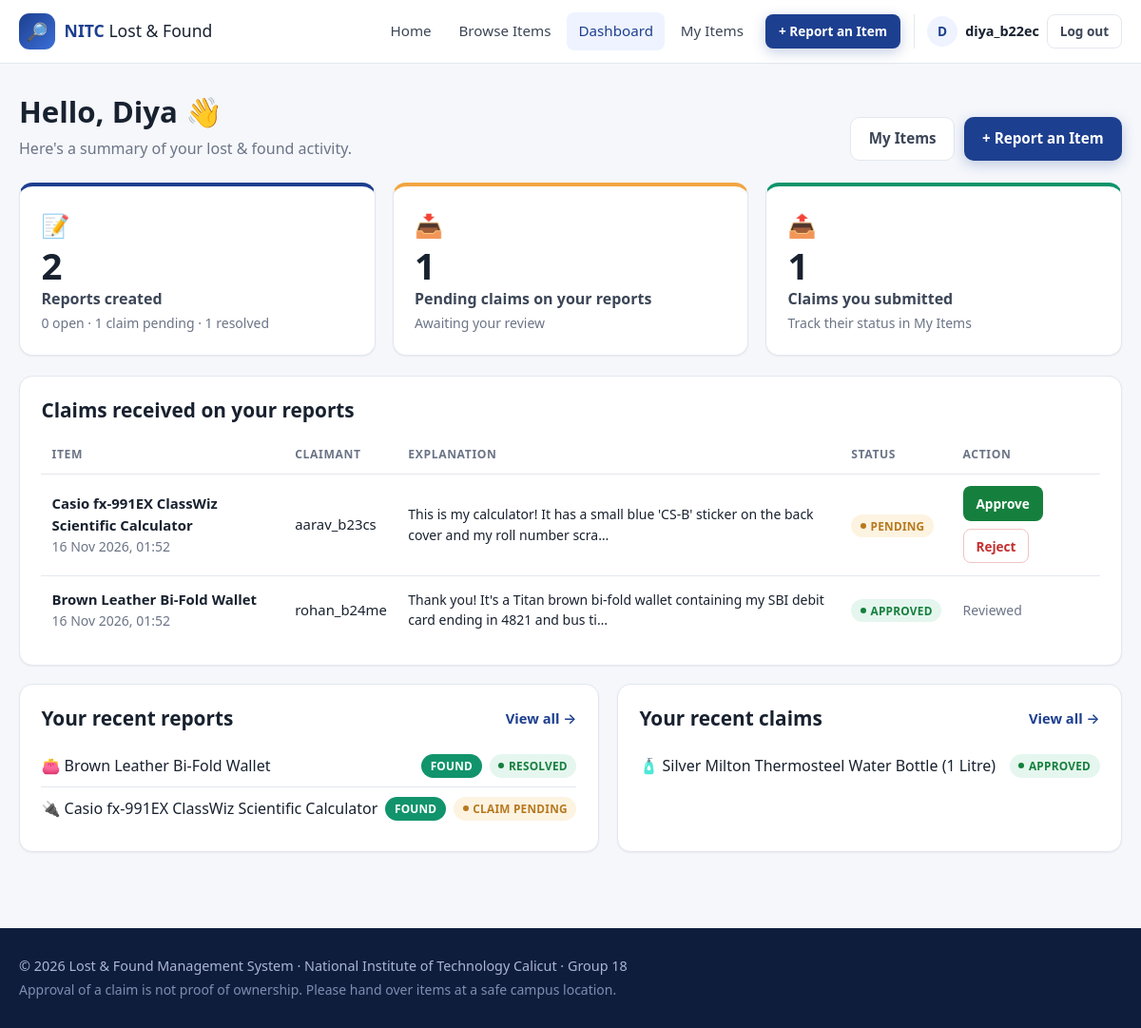
Screenshot of /dashboard/ (signed in) with the database file from the repository.
### claims/models.py (models this page shows, shortened)
class ClaimRequest(models.Model):
    item = models.ForeignKey("items.Item", on_delete=models.CASCADE, related_name="claims")
    claimant = models.ForeignKey(
        settings.AUTH_USER_MODEL, on_delete=models.CASCADE, related_name="claims_submitted"
    )
    message = models.TextField(
        "ownership explanation",
        help_text="Explain why this item belongs to you (identifying marks, contents, where/when you lost it).",
    )
    status = models.CharField(max_length=10, choices=ClaimStatus.choices, default=ClaimStatus.PENDING, db_index=True)
    created_at = models.DateTimeField(auto_now_add=True)
    class Meta:
        ordering = ["-created_at"]
        verbose_name = "claim request"
        verbose_name_plural = "claim requests"
        constraints = [
            models.UniqueConstraint(fields=["item", "claimant"], name="unique_claim_per_item_and_claimant"),
        ]
    def is_pending(self) -> bool:
        return self.status == ClaimStatus.PENDING
    @property
    def status_css(self):
        return {
            ClaimStatus.PENDING: "pending",
            ClaimStatus.APPROVED: "approved",
            ClaimStatus.REJECTED: "rejected",
        }.get(self.status, "pending")

### items/models.py (models this page shows, shortened)
class Item(models.Model):
    title = models.CharField(max_length=120)
    report_type = models.CharField(
        "report type", max_length=5, choices=ReportType.choices, default=ReportType.LOST, db_index=True
    )
    category = models.CharField(max_length=50, choices=CATEGORY_CHOICES, db_index=True)
    description = models.TextField(
        help_text="Describe the item (colour, brand, marks). Avoid sensitive identifiers such as full ID numbers."
    )
    photo = models.ImageField(
        upload_to="item_photos/%Y/%m/",
        blank=True,
        validators=[FileExtensionValidator(allowed_extensions=["jpg", "jpeg", "png", "webp"])],
        help_text="Optional. JPEG, PNG or WebP, maximum 5 MB.",
    )
    location = models.CharField(max_length=150, help_text="Where the item was lost or found.")
    date_lost_found = models.DateField("date lost / found")
    collection_point = models.CharField(
        "collection point",
        max_length=150,
        blank=True,
        help_text="Optional. Where a found item can be collected (e.g. Security office, Main Building).",
    )
    contact_method = models.CharField(
        "contact method",
        max_length=150,
        help_text="How others can reach you (e.g. email, phone, hostel room).",
    )
    created_by = models.ForeignKey(
        settings.AUTH_USER_MODEL, on_delete=models.CASCADE, related_name="items", verbose_name="creator"
    )
    status = models.CharField(max_length=15, choices=ItemStatus.choices, default=ItemStatus.OPEN, db_index=True)
    created_at = models.DateTimeField(auto_now_add=True)  # FR-11
    updated_at = models.DateTimeField(auto_now=True)      # FR-11, FR-33
    objects = ItemQuerySet.as_manager()
    class Meta:
        ordering = ["-created_at"]
        verbose_name = "item report"
        verbose_name_plural = "item reports"
    def get_absolute_url(self):
        return reverse("items:item_detail", args=[self.pk])
    @property
    def category_icon(self):
        return CATEGORY_ICONS.get(self.category, "📦")
    @property
    def status_css(self):
        return {
            ItemStatus.OPEN: "open",
            ItemStatus.CLAIM_PENDING: "pending",
            ItemStatus.RESOLVED: "resolved",
        }.get(self.status, "open")

### dashboard/views.py (the view)
# urls.py: path("", views.dashboard_view, name="dashboard"),
@login_required
def dashboard_view(request):
    user = request.user
    context = {
        "summary": DashboardService.show_summary(user),
        "breakdown": DashboardService.report_status_breakdown(user),
        "received_claims": DashboardService.get_received_claims(user)[:10],
        "recent_reports": Item.objects.filter(created_by=user).order_by("-created_at")[:5],
        "recent_claims": ClaimRequest.objects.filter(claimant=user).select_related("item").order_by("-created_at")[:5],
    }
    return render(request, "dashboard/dashboard.html", context)

### dashboard/services.py (called while the page is built)
    @staticmethod
    def count_user_reports(user) -> int:
        return Item.objects.filter(created_by=user).count()

    @staticmethod
    def count_pending_claims(user) -> int:
        return ClaimRequest.objects.filter(item__created_by=user, status=ClaimStatus.PENDING).count()

    @staticmethod
    def count_submitted_claims(user) -> int:
        return ClaimRequest.objects.filter(claimant=user).count()

    @staticmethod
    def get_received_claims(user):
        return (
            ClaimRequest.objects.filter(item__created_by=user)
            .select_related("item", "claimant")
            .annotate(
                pending_first=Case(
                    When(status=ClaimStatus.PENDING, then=0), default=1, output_field=IntegerField()
                )
            )
            .order_by("pending_first", "-created_at")
        )

    @classmethod
    def show_summary(cls, user) -> dict:
        return {
            "total_reports": cls.count_user_reports(user),
            "pending_claims_received": cls.count_pending_claims(user),
            "claims_submitted": cls.count_submitted_claims(user),
        }

    @staticmethod
    def report_status_breakdown(user) -> dict:
        qs = Item.objects.filter(created_by=user)
        return {
            "open": qs.filter(status=ItemStatus.OPEN).count(),
            "claim_pending": qs.filter(status=ItemStatus.CLAIM_PENDING).count(),
            "resolved": qs.filter(status=ItemStatus.RESOLVED).count(),
        }

### items/context_processors.py (called while the page is built)
def site_context(request):
    return {
        "SITE_NAME": "NITC Lost & Found",
        "CAMPUS_LOCATIONS": CAMPUS_LOCATIONS,
        "MAX_PHOTO_MB": settings.LOSTFOUND_MAX_PHOTO_SIZE // (1024 * 1024),
    }

### templates/dashboard/dashboard.html (shortened to what this page needs)
{% extends "base.html" %}
{% block content %}
<div class="page-head">
  <div>
    <h1>Hello, {{ user.first_name|default:user.username }} 👋</h1>
    <p class="muted">Here's a summary of your lost &amp; found activity.</p>
  </div>
  <div class="head-actions">
    <a href="{% url 'items:my_items' %}" class="btn btn-ghost">My Items</a>
    <a href="{% url 'items:create_item' %}" class="btn btn-primary">+ Report an Item</a>
  </div>
</div>
<div class="summary-grid">
  <a class="summary-card" href="{% url 'items:my_items' %}?tab=reports">
    <span class="summary-icon" aria-hidden="true">📝</span>
    <span class="summary-num" data-countup>{{ summary.total_reports }}</span>
    <span class="summary-label">Reports created</span>
    <span class="summary-sub muted small">{{ breakdown.open }} open · {{ breakdown.claim_pending }} claim pending · {{ breakdown.resolved }} resolved</span>
  </a>
  <a class="summary-card accent-amber" href="#received">
    <span class="summary-icon" aria-hidden="true">📥</span>
    <span class="summary-num" data-countup>{{ summary.pending_claims_received }}</span>
    <span class="summary-label">Pending claims on your reports</span>
    <span class="summary-sub muted small">Awaiting your review</span>
  </a>
  <a class="summary-card accent-teal" href="{% url 'items:my_items' %}?tab=claims">
    <span class="summary-icon" aria-hidden="true">📤</span>
    <span class="summary-num" data-countup>{{ summary.claims_submitted }}</span>
    <span class="summary-label">Claims you submitted</span>
    <span class="summary-sub muted small">Track their status in My Items</span>
  </a>
</div>
<section class="card" id="received">
  <div class="section-head">
    <h2>Claims received on your reports</h2>
  </div>
  {% if received_claims %}
  <div class="table-wrap">
    <table class="table">
      <thead><tr><th>Item</th><th>Claimant</th><th>Explanation</th><th>Status</th><th>Action</th></tr></thead>
      <tbody>
        {% for claim in received_claims %}
        <tr>
          <td><a class="table-title" href="{{ claim.item.get_absolute_url }}#claims">{{ claim.item.title }}</a><div class="muted small">{{ claim.created_at|date:"d M Y, H:i" }}</div></td>
          <td>{{ claim.claimant.username }}</td>
          <td class="small">{{ claim.message|truncatechars:100 }}</td>
          <td><span class="badge badge-{{ claim.status_css }}">{{ claim.get_status_display }}</span></td>
          <td>{% include "partials/_claim_actions.html" with next_url=request.get_full_path %}</td>
        </tr>
        {% endfor %}
      </tbody>
    </table>
  </div>
  {% else %}
    <p class="muted">No one has claimed any of your reports yet.</p>
  {% endif %}
</section>
<div class="two-col">
  <section class="card">
    <div class="section-head"><h2>Your recent reports</h2><a class="link-arrow" href="{% url 'items:my_items' %}">View all →</a></div>
    {% if recent_reports %}
      <ul class="mini-list">
        {% for item in recent_reports %}
        <li>
          <a href="{{ item.get_absolute_url }}"><span aria-hidden="true">{{ item.category_icon }}</span> {{ item.title }}</a>
          <span class="tag tag-{{ item.report_type|lower }}">{{ item.get_report_type_display }}</span>
          <span class="badge badge-{{ item.status_css }}">{{ item.get_status_display }}</span>
        </li>
        {% endfor %}
      </ul>
    {% else %}
      <p class="muted">No reports yet. <a href="{% url 'items:create_item' %}">Report an item</a>.</p>
    {% endif %}
  </section>
  <section class="card">
    <div class="section-head"><h2>Your recent claims</h2><a class="link-arrow" href="{% url 'items:my_items' %}?tab=claims">View all →</a></div>
    {% if recent_claims %}
      <ul class="mini-list">
        {% for claim in recent_claims %}
        <li>
          <a href="{{ claim.item.get_absolute_url }}"><span aria-hidden="true">{{ claim.item.category_icon }}</span> {{ claim.item.title }}</a>
          <span class="badge badge-{{ claim.status_css }}">{{ claim.get_status_display }}</span>
        </li>
        {% endfor %}
      </ul>
    {% else %}
      <p class="muted">No claims yet. <a href="{% url 'items:item_list' %}?type=FOUND">Browse found items</a>.</p>
    {% endif %}
  </section>
</div>
{% endblock %}

### templates/base.html (shortened to what this page needs)
{% load static %}<!DOCTYPE html>
<html lang="en">
<head>
  <link rel="stylesheet" href="{% static 'css/style.css' %}">
</head>
<body>
  <header class="site-header">
    <div class="container header-inner">
      <a class="brand" href="{% url 'items:home' %}">
        <span class="brand-mark" aria-hidden="true">🔎</span>
        <span class="brand-text"><strong>NITC</strong> Lost &amp; Found</span>
      </a>
      <nav id="site-nav" class="site-nav" aria-label="Main">
        {% with url_name=request.resolver_match.url_name %}
        <a href="{% url 'items:home' %}" class="{% if url_name == 'home' %}active{% endif %}">Home</a>
        <a href="{% url 'items:item_list' %}" class="{% if url_name == 'item_list' %}active{% endif %}">Browse Items</a>
        {% if user.is_authenticated %}
          <a href="{% url 'dashboard:dashboard' %}" class="{% if url_name == 'dashboard' %}active{% endif %}">Dashboard</a>
          <a href="{% url 'items:my_items' %}" class="{% if url_name == 'my_items' %}active{% endif %}">My Items</a>
          <a href="{% url 'items:create_item' %}" class="btn btn-primary btn-sm nav-cta">+ Report an Item</a>
          <div class="nav-user">
            <span class="avatar" aria-hidden="true">{{ user.username|first|upper }}</span>
            <span class="nav-username">{{ user.username }}</span>
            <form method="post" action="{% url 'accounts:logout' %}" class="inline-form">
              <button type="submit" class="btn btn-ghost btn-sm">Log out</button>
            </form>
          </div>
        {% else %}
          <a href="{% url 'accounts:login' %}" class="{% if url_name == 'login' %}active{% endif %}">Log in</a>
          <a href="{% url 'accounts:register' %}" class="btn btn-primary btn-sm nav-cta">Register</a>
        {% endif %}
        {% endwith %}
      </nav>
    </div>
  </header>
  <main id="main" class="{% block main_class %}container page{% endblock %}">
    {% block content %}{% endblock %}
  </main>
  <footer class="site-footer">
    <div class="container footer-inner">
      <p>&copy; {% now "Y" %} Lost &amp; Found Management System · National Institute of Technology Calicut · Group 18</p>
      <p class="muted small">Approval of a claim is not proof of ownership. Please hand over items at a safe campus location.</p>
    </div>
  </footer>
</body>
</html>

### templates/partials/_claim_actions.html (shortened to what this page needs)
{% if claim.is_pending %}
<div class="claim-actions">
  <form method="post" action="{% url 'claims:decide_claim' claim.pk 'approve' %}" class="inline-form"
        data-confirm="Approve this claim by {{ claim.claimant.username }}? Approval does not resolve the report and is not automatic proof of ownership.">
    <button type="submit" class="btn btn-success btn-sm">Approve</button>
  </form>
  <form method="post" action="{% url 'claims:decide_claim' claim.pk 'reject' %}" class="inline-form"
        data-confirm="Reject this claim by {{ claim.claimant.username }}? This cannot be undone.">
    <button type="submit" class="btn btn-danger btn-sm">Reject</button>
  </form>
</div>
{% else %}
<span class="muted small">Reviewed</span>
{% endif %}

### rows the page displays
ClaimRequest: item "Casio fx-991EX ClassWiz Scientific Calculator", created_at "16 Nov 2026, 01:52", claimant.username "aarav_b23cs", message "This is my calculator! It has a small blue 'CS-B' sticker on the back cover and my roll number scra…", status "PENDING"
ClaimRequest: item "Brown Leather Bi-Fold Wallet", created_at "16 Nov 2026, 01:52", claimant.username "rohan_b24me", message "Thank you! It's a Titan brown bi-fold wallet containing my SBI debit card ending in 4821 and bus ti…", status "APPROVED", shows "Reviewed"
Item: category_icon "👛", title "Brown Leather Bi-Fold Wallet", report_type "FOUND", status "RESOLVED"
Item: category_icon "🔌", title "Casio fx-991EX ClassWiz Scientific Calculator", report_type "FOUND", status "CLAIM PENDING"
ClaimRequest: item.category_icon "🧴", item "Silver Milton Thermosteel Water Bottle (1 Litre)", status "APPROVED"

### other values shown
{{ user.username|first|upper }} "D"
{{ user.username }} "diya_b22ec"
{{ user.first_name|default:user.username }} "Diya"
{{ summary.total_reports }} "2"
{{ breakdown.open }} "0"
{{ breakdown.claim_pending }} "1"
{{ breakdown.resolved }} "1"
{{ summary.pending_claims_received }} "1"
{{ summary.claims_submitted }} "1"
